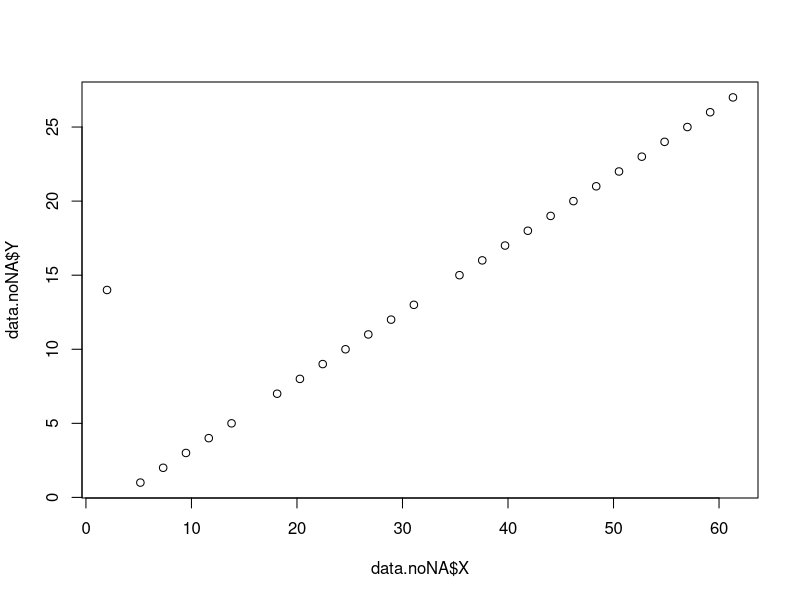

The R source for this figure:
#' # Data Processing
#' 
#' File to make cleaned data file from raw data file.
#' 
#' **Read CSV**
rawdata <- read.csv("data/raw.csv")
head(rawdata,n = 3)

#' **Clean up**
#' 
#' 1. Remove NAs
#' 2. Remove outliers
# Remove missing values in X column
data.noNA <- rawdata[! is.na(rawdata$X),]
#' Plot data to check for outliers
plot(x = data.noNA$X, y = data.noNA$Y)
#' Remove outliers
cleandata <- data.noNA[data.noNA$Y!=14,]
